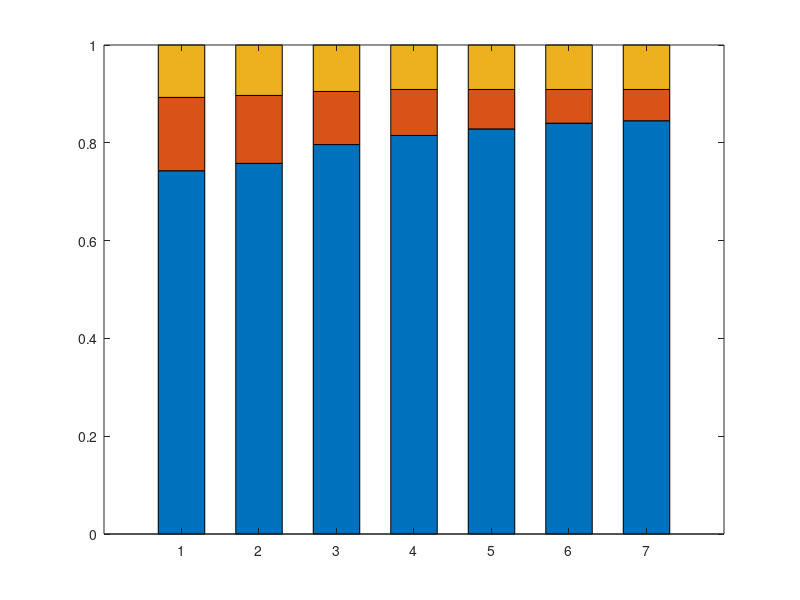

Reproduce this figure in MATLAB. (Note: this script raises an error after producing the figure.)
hFig = figure
set(hFig, 'Units','normalized','Position',[0.1 0.1 0.6 0.8])

R_pkg = 0.0028;
n_offVR = [0.88 0.885 0.895 0.9 0.9 0.9 0.9];
L = [14 22 32 45 65 90 130];
V = [0.75 0.8 0.95 1.05 1.15 1.25 1.3];
Fo4 = [5 5.57 6.5 12.6 13.9 19.1 25.2];
f = 1./(0.06.*Fo4);
f = f.*10^9;
n_Dynamic = [0.8 0.7192 0.6267 0.45 0.41 0.57 0.66];

P_total = 50.*[1 1 1 1 1 1 1];

P_Dynamic = P_total .* n_Dynamic;
P_leakage = P_total .* (1 - n_Dynamic);

C = P_Dynamic ./ (V.*V.*f);

I_leakage = P_leakage ./ V;

V_margin = (C.*V.*f)*0.0003+0.06;

%V_margin = 0.2.*V;

%P_real = C.*(V+V_margin).*(V+V_margin).*f + I_leakage.*(V+V_margin)+ (C.*(V+V_margin).*f + I_leakage).*(C.*(V+V_margin).*f + I_leakage).*R_pkg;

P_margin = C.*(V+V_margin).*(V+V_margin).*f + I_leakage.*(V+V_margin) + (C.*(V+V_margin).*f + I_leakage).*(C.*(V+V_margin).*f + I_leakage).*R_pkg - (C.*V.*f + I_leakage).*(C.*V.*f + I_leakage).*R_pkg - P_total;


P_PDN = (C.*V.*f + I_leakage).*(C.*V.*f + I_leakage).*R_pkg;


P_offVR = (P_total + P_PDN + P_margin).*(1 - n_offVR);

P_sum = P_total + P_margin + P_PDN + P_offVR;

P_total = P_total./P_sum
P_margin = P_margin./P_sum;
P_total = P_total + P_margin;
P_PDN = P_PDN./P_sum;
P_offVR = P_offVR./P_sum;

y = [P_total' P_PDN' P_offVR'];
b = bar(y,0.6,'stacked');
b(1).FaceColor = [0 0 0]./255;
b(2).FaceColor = [162 101 64]./255;
b(3).FaceColor = [185 147 97]./255;
%b(4).FaceColor = [128 26 26]./255;
legend('P_{Used in Computation}','P_{PDN loss}','P_{Conversion loss}','Location','SouthEast');



%_______________________________________________________________________%






set(gca, 'fontname', 'Arial');
set(gca, 'fontsize', 16);
set(gca, 'linewidth',1);
set(gca, 'FontWeight','bold')

%stop using science count
y_formatstring = '%3.0f'; 
axis([0.5 7.5 0 1])


set(gca, 'fontname', 'Arial');
set(gca, 'fontsize', 16);
set(gca, 'linewidth',1);
set(gca,'FontWeight','bold');

%ti = title('\bfPower Delivery Efficiency Trends (Technology) ');
%set(ti, 'fontsize',22)
%set(ti,'Position',get(ti,'Position'));
%set(ti, 'fontname', 'Arial');


xl = xlabel('\bfNodes (nm)');
yl = ylabel({'\bfNormalized Power Breakdown'});
set(xl,'fontsize',20);
set(yl,'fontsize',20,'Rotation',90);
set(xl, 'fontname', 'Arial');
set(yl, 'fontname', 'Arial');


set(gca,'xticklabel',{'14nm','22nm','32nm','45nm','65nm','90nm','130nm','180nm','200nm'},'fontsize',18);

set(gca,'yticklabel',{'0','20%','40%','60%','80%','100%'},'fontsize',18);
